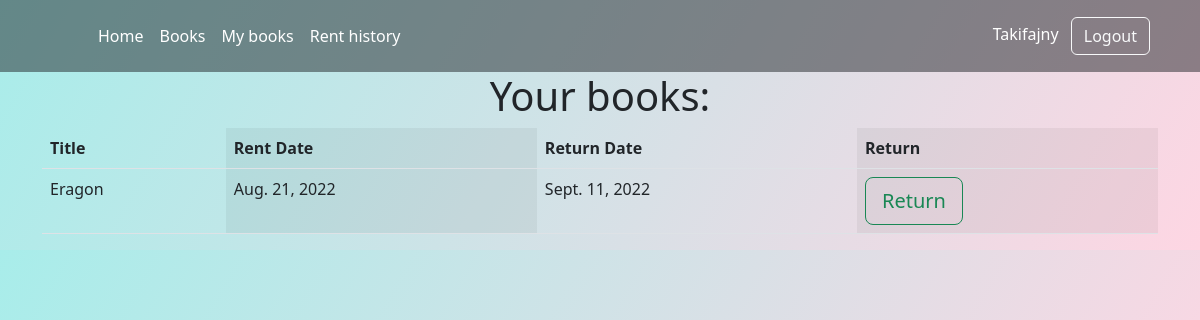
/my_book/ (signed in), run on the app's committed database.
### base/models.py (models this page shows, shortened)
class Rents(models.Model):
    user = models.ForeignKey(User, on_delete=models.CASCADE)
    rent_date = models.DateField(auto_now_add=True)
    return_date = models.DateField()
    book = models.ForeignKey(Book, on_delete=models.CASCADE)

class Book(models.Model):
    title = models.CharField(max_length=100)
    author = models.CharField(max_length=100)
    publish_year = models.CharField(max_length=30)
    publisher = models.CharField(max_length=100)
    descritpion = models.CharField(max_length=600)
    free = models.BooleanField(null=True, default='True')
    cover = models.ImageField(blank=True, null=True)

### base/views.py (the view)
# urls.py: path('my_book/', views.myBook, name="my-book"),
@login_required(login_url='/login')
def myBook(request):
    rent = Rents.objects.filter(user=request.user.id)
    return render(request, 'base/my_book.html', {'rents': rent})

### base/templates/base/my_book.html
{%extends 'base.html'%}
{% block content %}
<div class="container">
  <div class="d-flex align-items-center justify-content-center ">
    <h1>Your books:</h1>
  </div>
  <table class="table table-striped-columns">
    <thead>
      <tr>
        <th scope="col">Title</th>
        <th scope="col">Rent Date</th>
        <th scope="col">Return Date</th>
        <th scope="col">Return</th>
      </tr>
    </thead>
    <tbody>
      {% for rent in rents %}
      <tr>
        <td>{{rent.book.title}}</td>
        <td>{{rent.rent_date}}</td>
        <td>{{rent.return_date}}</td>
        <td><a href="{% url 'return-book' rent.book.id %}"><button class="btn btn-outline-success btn-lg "
              name="return">Return</button></a></td>
      </tr>
      {% endfor %}
    </tbody>
  </table>
</div>
{% endblock content %}

### templates/navbar.html (shortened to what this page needs)
{% if request.user.is_staff %}
<header class="p-3 text-bg-dark bg-opacity-50  ">
  <div class="container ">
    <div class="d-flex flex-wrap align-items-center justify-content-center justify-content-lg-start">
      <ul class="nav col-12 col-lg-auto me-lg-auto mb-2 justify-content-center mb-md-0">
        <li><a href="/" class="nav-link px-2 text-white">Home</a></li>
        <li><a href="/books/?page=1" class="nav-link px-2 text-white">Books</a></li>
        <li><a href="/rented" class="nav-link px-2 text-white">Already Rented</a></li>
        <li><a href="/add_book" class="nav-link px-2 text-white">Add Book</a></li>
      </ul>
      <div class="text-end">
        <span class="navbar-text px-2 text-white">{{request.user |capfirst }}</span>
        <a href="/logout"><button type="button" class="btn btn-outline-light me-2" href="/logout">Logout</button></a>
      </div>
    </div>
  </div>
</header>
{% elif request.user.is_authenticated %}
<header class="p-3 text-bg-dark bg-opacity-50 ">
  <div class="container">
    <div class="d-flex flex-wrap align-items-center justify-content-center justify-content-lg-start">
      <a href="/" class="d-flex align-items-center mb-2 mb-lg-0 text-white text-decoration-none">
        <svg class="bi me-2" width="40" height="32" role="img" aria-label="Bootstrap">
          <use xlink:href="#bootstrap"></use>
        </svg>
      </a>
      <ul class="nav col-12 col-lg-auto me-lg-auto mb-2 justify-content-center mb-md-0">
        <li><a href="/" class="nav-link px-2 text-white">Home</a></li>
        <li><a href="/books/?page=1" class="nav-link px-2 text-white">Books</a></li>
        <li><a href="{% url 'my-book' %}" class="nav-link px-2 text-white">My books</a></li>
        <li><a href="{% url 'return-history' %}" class="nav-link px-2 text-white">Rent history</a></li>
      </ul>
      <div class="text-end">
        <div class="text-end">
          <span class="navbar-text px-2 text-white">{{request.user |capfirst }}</span>
          <a href="/logout"><button type="button" class="btn btn-outline-light me-2" href="/logout">Logout</button></a>
        </div>
      </div>
    </div>
  </div>
</header>
{% endif %}

### data on the page
Rents: book "Eragon", rent_date "Aug. 21, 2022", return_date "Sept. 11, 2022"

### other printed values
{{ request.user |capfirst }} "Takifajny"
